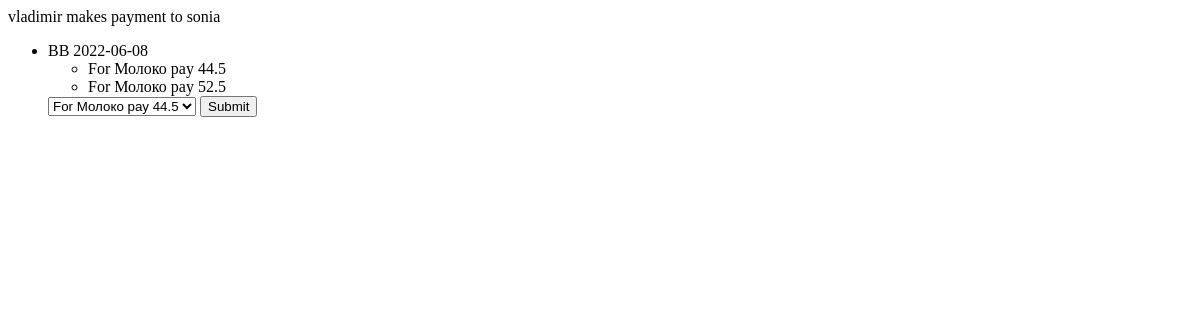
/users/receive/vladimir (signed in), run on an earlier commit of the app's database.
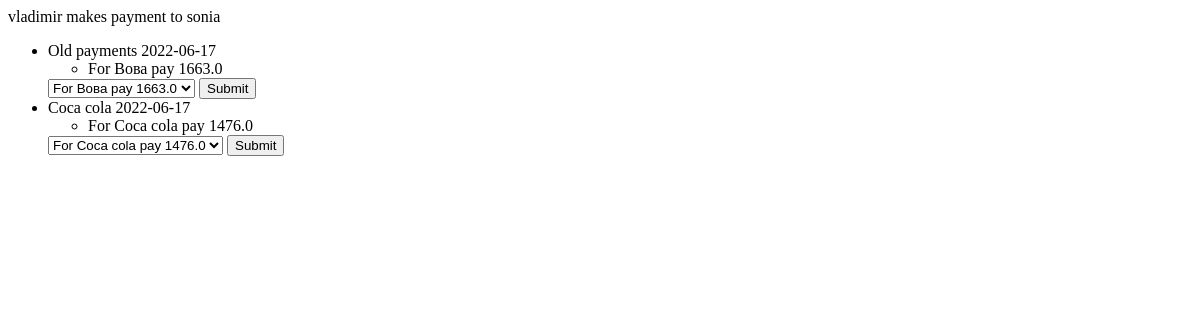
And on a later commit of the database.
### bills/models.py (models this page shows, shortened)
class Item(models.Model):
    name = models.CharField(max_length=500)
    amount = models.PositiveIntegerField()
    cost_per_exemplar = models.PositiveIntegerField()
    bill = models.ForeignKey(Bill, on_delete=models.CASCADE, related_name='items')
    def _get_cost_total(self):
        return self.amount*self.cost_per_exemplar
    cost_total = property(_get_cost_total)

### users/views.py (the view)
# urls.py: path('receive/<str:borrower_username>', views.receive, name='receive'),
def receive(request, borrower_username):
    user = request.user
    borrower = get_user_model().objects.get(username = borrower_username)
    bill_payment = []
    for bill in Bill.objects.filter(lender = user).all():
        payments_lst = []
        for item in Item.objects.filter(bill = bill).all():
            for payment in Item_Payment.objects.filter(item = item).filter(payer = borrower).filter(is_payed = False).all():
                payments_lst.append([payment.id, payment.item.name, payment.paying_amount])
        bill_payment.append([str(bill), payments_lst])
    return render(request, 'users/receive.html', {
        'user': user,
        'borrower': borrower,
        'bill_payment': bill_payment
    })

### bills/models.py (called while the page is built)
    def __str__(self):
        return f'{self.name} {self.date}' #: {self.cost_total}rub'

    def _get_paying_amount(self):
        return self.paying_part*self.item.cost_per_exemplar*self.item.amount

### users/templates/users/receive.html (shortened to what this page needs)
{% extends 'users/layout.html' %}
{% block body %}
    <l1>{{ borrower }} makes payment to {{ user }}</l1>
    {% if bill_payment %}
    <ul>
    {% for bill, payment in bill_payment %}
        <li>{{bill}}
            <ul>
                {% for payment_id, item_name, paying_amount in payment %}
                    <li>For {{item_name}} pay {{paying_amount}}</li>
                {% endfor %}
            </ul>
            <form action="{% url 'receive_payment' borrower.username %}" method="post">
                <select name="payment_id">
                    {% for payment_id, item_name, paying_amount in payment %}
                        <option value="{{ payment_id }}">For {{item_name}} pay {{paying_amount}}</option>
                    {% endfor %}
                </select>
                <input type="submit">
            </form>
        </li>
    {% endfor %}
    </ul>
{% endif %}
{% endblock %}

What changed in the data, as far as the page shows it:
removed Item: payment "Молоко"
removed Item: payment "Молоко"
added Item: payment "Вова"
added Item: payment "Coca cola"
Also different on the page:
new list line: "Old payments 2022-06-17 For pay 1663.0 For Вова pay 1663.0 "
new list line: "Coca cola 2022-06-17 For pay 1476.0 For Coca cola pay 1476.0 "
list line gone: "ВВ 2022-06-08 For pay 44.5 For pay 52.5 For Молоко pay 44.5 "
